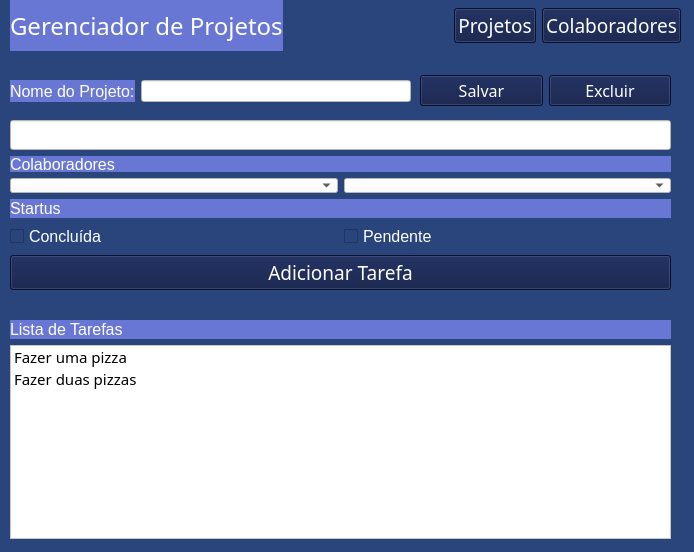
<?xml version="1.0" encoding="UTF-8"?>
<ui version="4.0">
 <class>Form</class>
 <widget class="QWidget" name="Form">
  <property name="geometry">
   <rect>
    <x>0</x>
    <y>0</y>
    <width>694</width>
    <height>552</height>
   </rect>
  </property>
  <property name="font">
   <font>
    <family>Impact</family>
    <pointsize>11</pointsize>
   </font>
  </property>
  <property name="windowTitle">
   <string>Form</string>
  </property>
  <property name="styleSheet">
   <string notr="true">background-color: rgb(42, 68, 124);
</string>
  </property>
  <widget class="QWidget" name="layoutWidget">
   <property name="geometry">
    <rect>
     <x>420</x>
     <y>70</y>
     <width>251</width>
     <height>41</height>
    </rect>
   </property>
   <layout class="QHBoxLayout" name="horizontalLayout_2">
    <item>
     <widget class="QPushButton" name="pushButton">
      <property name="font">
       <font>
        <family>Impact</family>
        <pointsize>12</pointsize>
       </font>
      </property>
      <property name="styleSheet">
       <string notr="true">background-color: rgb(10, 23, 67);
color: rgb(255,255,255);</string>
      </property>
      <property name="text">
       <string>Salvar</string>
      </property>
     </widget>
    </item>
    <item>
     <widget class="QPushButton" name="pushButton_2">
      <property name="font">
       <font>
        <family>Impact</family>
        <pointsize>12</pointsize>
       </font>
      </property>
      <property name="styleSheet">
       <string notr="true">background-color: rgb(10, 23, 67);
color:rgb(255,255,255);</string>
      </property>
      <property name="text">
       <string>Excluir</string>
      </property>
     </widget>
    </item>
   </layout>
  </widget>
  <widget class="QWidget" name="layoutWidget">
   <property name="geometry">
    <rect>
     <x>10</x>
     <y>80</y>
     <width>401</width>
     <height>22</height>
    </rect>
   </property>
   <layout class="QHBoxLayout" name="horizontalLayout_4">
    <item>
     <widget class="QLabel" name="label">
      <property name="font">
       <font>
        <pointsize>12</pointsize>
       </font>
      </property>
      <property name="styleSheet">
       <string notr="true">background-color: rgb(10, 23, 67);
background-color: rgb(105, 119, 212);
color:rgb(255,255,255);</string>
      </property>
      <property name="text">
       <string>Nome do Projeto:</string>
      </property>
     </widget>
    </item>
    <item>
     <widget class="QLineEdit" name="lineEdit">
      <property name="styleSheet">
       <string notr="true">background-color:rgb(255, 255, 255)</string>
      </property>
     </widget>
    </item>
   </layout>
  </widget>
  <widget class="QWidget" name="layoutWidget">
   <property name="geometry">
    <rect>
     <x>10</x>
     <y>120</y>
     <width>661</width>
     <height>170</height>
    </rect>
   </property>
   <layout class="QVBoxLayout" name="verticalLayout_4">
    <item>
     <layout class="QVBoxLayout" name="verticalLayout_2">
      <item>
       <widget class="QLineEdit" name="lineEdit_2">
        <property name="styleSheet">
         <string notr="true">background-color:rgb(255,255,255);</string>
        </property>
        <property name="text">
         <string/>
        </property>
       </widget>
      </item>
      <item>
       <layout class="QVBoxLayout" name="verticalLayout">
        <item>
         <widget class="QLabel" name="label_5">
          <property name="font">
           <font>
            <pointsize>12</pointsize>
           </font>
          </property>
          <property name="styleSheet">
           <string notr="true">color:rgb(255,255,255);
background-color: rgb(105, 119, 212);
</string>
          </property>
          <property name="text">
           <string>Colaboradores</string>
          </property>
         </widget>
        </item>
        <item>
         <layout class="QHBoxLayout" name="horizontalLayout_3">
          <item>
           <widget class="QComboBox" name="comboBox_2">
            <property name="styleSheet">
             <string notr="true">background-color:rgb(255,255,255);
</string>
            </property>
           </widget>
          </item>
          <item>
           <widget class="QComboBox" name="comboBox">
            <property name="styleSheet">
             <string notr="true">background-color:rgb(255,255,255);
</string>
            </property>
           </widget>
          </item>
         </layout>
        </item>
       </layout>
      </item>
      <item>
       <widget class="QLabel" name="label_4">
        <property name="font">
         <font>
          <pointsize>12</pointsize>
         </font>
        </property>
        <property name="styleSheet">
         <string notr="true">background-color: rgb(105, 119, 212);
color:rgb(255,255,255);</string>
        </property>
        <property name="text">
         <string>Startus</string>
        </property>
       </widget>
      </item>
      <item>
       <layout class="QHBoxLayout" name="horizontalLayout">
        <item>
         <widget class="QCheckBox" name="checkBox">
          <property name="font">
           <font>
            <pointsize>12</pointsize>
           </font>
          </property>
          <property name="styleSheet">
           <string notr="true">color:rgb(255,255,255);
</string>
          </property>
          <property name="text">
           <string>Concluída</string>
          </property>
         </widget>
        </item>
        <item>
         <widget class="QCheckBox" name="checkBox_2">
          <property name="font">
           <font>
            <pointsize>12</pointsize>
           </font>
          </property>
          <property name="styleSheet">
           <string notr="true">color: rgb(255,255,255);</string>
          </property>
          <property name="text">
           <string>Pendente</string>
          </property>
         </widget>
        </item>
       </layout>
      </item>
      <item>
       <widget class="QPushButton" name="pushButton_6">
        <property name="font">
         <font>
          <family>Impact</family>
          <pointsize>14</pointsize>
         </font>
        </property>
        <property name="styleSheet">
         <string notr="true">background-color: rgb(10, 23, 67);
color: rgb(255,255,255);</string>
        </property>
        <property name="text">
         <string>Adicionar Tarefa</string>
        </property>
       </widget>
      </item>
     </layout>
    </item>
   </layout>
  </widget>
  <widget class="QWidget" name="layoutWidget">
   <property name="geometry">
    <rect>
     <x>10</x>
     <y>320</y>
     <width>661</width>
     <height>219</height>
    </rect>
   </property>
   <layout class="QVBoxLayout" name="verticalLayout_3">
    <item>
     <widget class="QLabel" name="label_2">
      <property name="font">
       <font>
        <pointsize>12</pointsize>
       </font>
      </property>
      <property name="styleSheet">
       <string notr="true">color:rgb(255,255,255);
background-color: rgb(105, 119, 212);
</string>
      </property>
      <property name="text">
       <string>Lista de Tarefas</string>
      </property>
     </widget>
    </item>
    <item>
     <widget class="QListWidget" name="listWidget">
      <property name="styleSheet">
       <string notr="true">background-color:rgb(255,255,255);</string>
      </property>
      <item>
       <property name="text">
        <string>Fazer uma pizza</string>
       </property>
      </item>
      <item>
       <property name="text">
        <string>Fazer duas pizzas</string>
       </property>
      </item>
     </widget>
    </item>
   </layout>
  </widget>
  <widget class="QWidget" name="layoutWidget">
   <property name="geometry">
    <rect>
     <x>10</x>
     <y>0</y>
     <width>671</width>
     <height>51</height>
    </rect>
   </property>
   <layout class="QHBoxLayout" name="horizontalLayout_5">
    <item>
     <widget class="QLabel" name="label_3">
      <property name="font">
       <font>
        <family>Impact</family>
        <pointsize>18</pointsize>
       </font>
      </property>
      <property name="styleSheet">
       <string notr="true">color:rgb(255,255,255);
background-color: rgb(105, 119, 212);</string>
      </property>
      <property name="text">
       <string>Gerenciador de Projetos</string>
      </property>
     </widget>
    </item>
    <item>
     <spacer name="horizontalSpacer">
      <property name="orientation">
       <enum>Qt::Horizontal</enum>
      </property>
      <property name="sizeHint" stdset="0">
       <size>
        <width>40</width>
        <height>20</height>
       </size>
      </property>
     </spacer>
    </item>
    <item>
     <widget class="QPushButton" name="pushButton_4">
      <property name="font">
       <font>
        <family>Impact</family>
        <pointsize>14</pointsize>
       </font>
      </property>
      <property name="styleSheet">
       <string notr="true">background-color: rgb(10, 23, 67);
color: rgb(255,255,255);</string>
      </property>
      <property name="text">
       <string>Projetos</string>
      </property>
     </widget>
    </item>
    <item>
     <widget class="QPushButton" name="pushButton_3">
      <property name="font">
       <font>
        <family>Impact</family>
        <pointsize>14</pointsize>
       </font>
      </property>
      <property name="styleSheet">
       <string notr="true">background-color: rgb(10, 23, 67);
color: rgb(255,255,255);</string>
      </property>
      <property name="text">
       <string>Colaboradores</string>
      </property>
     </widget>
    </item>
   </layout>
  </widget>
 </widget>
 <resources/>
 <connections/>
</ui>
